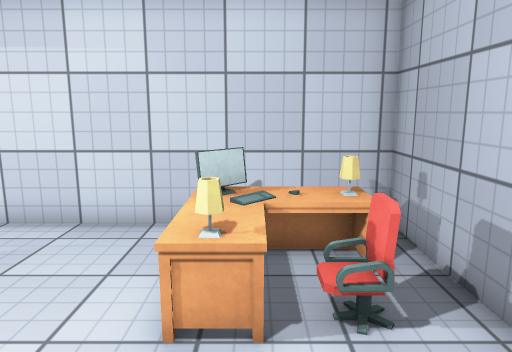
[1] (above)

16 first-person views from a walk through a scene from a Unity 3-D project. The camera is 1.5 m above the floor, tilts 10° down and sees 70° across. The floor is counted in squares, 0.6 m on a side. Each view is taken from the middle of a square. On the plan, view 1 faces up. The plan holds only what a view shows up to about 20 squares ahead; the rest is blank. The place goes on beyond the plan. The player is left out. Some animated figures are left out. Door leaves are left out, so doorways stand open. Surface patterns are stand-ins for the level's own textures.

[2]
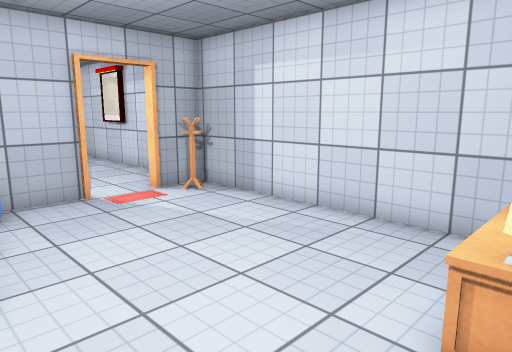

[3]
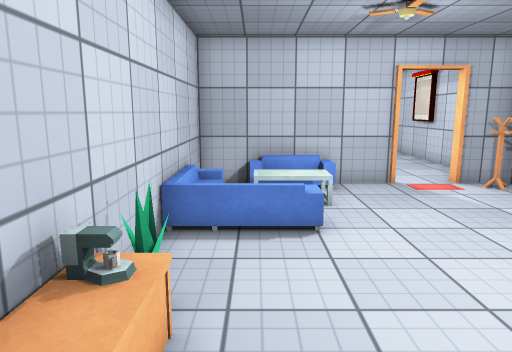

[4]
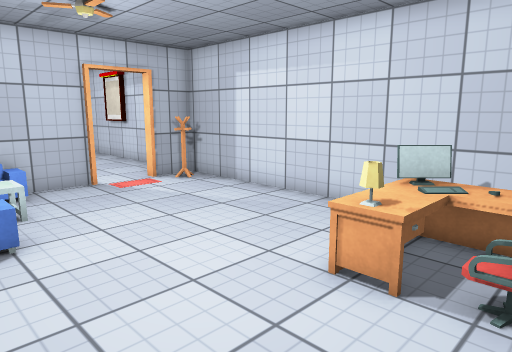

[5]
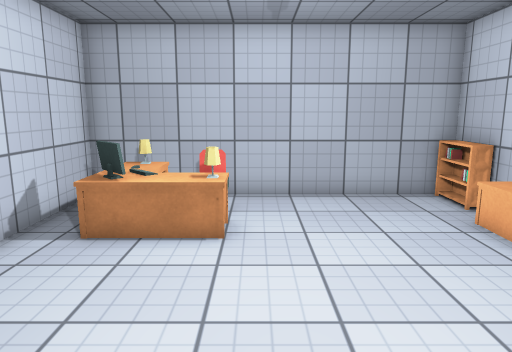

[6]
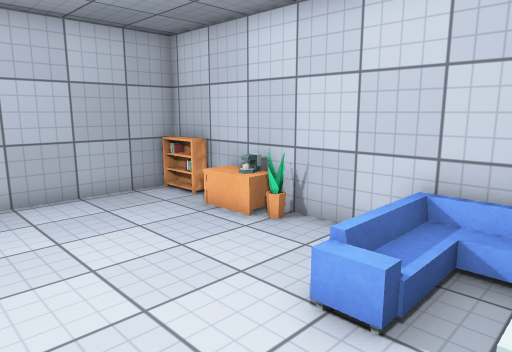

[7]
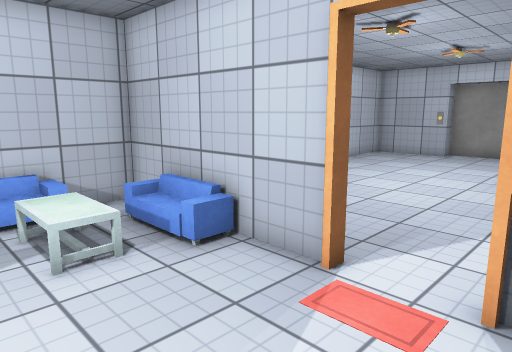

[8]
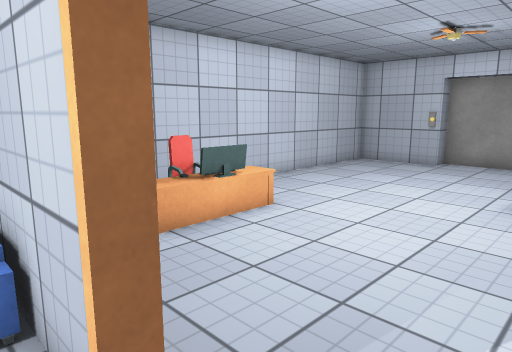

[9]
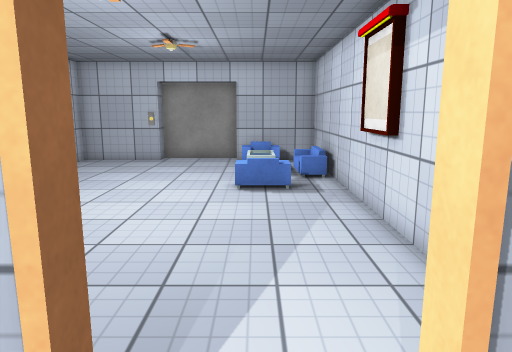

[10]
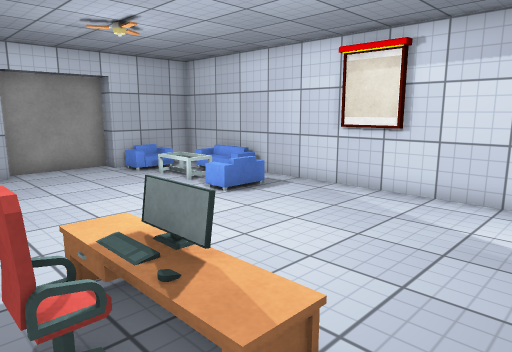

[11]
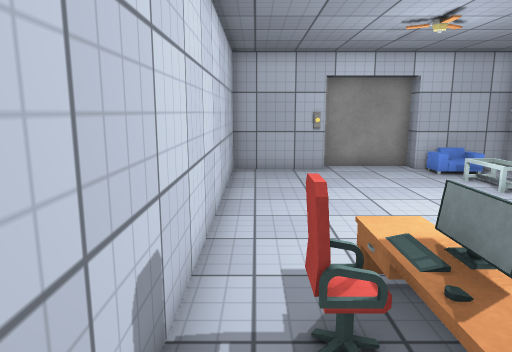

[12]
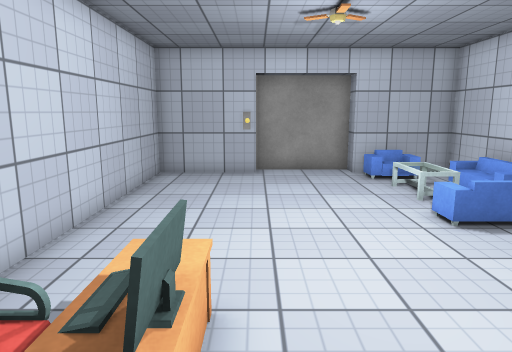

[13]
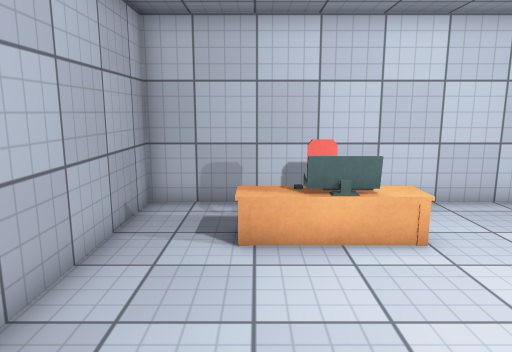

[14]
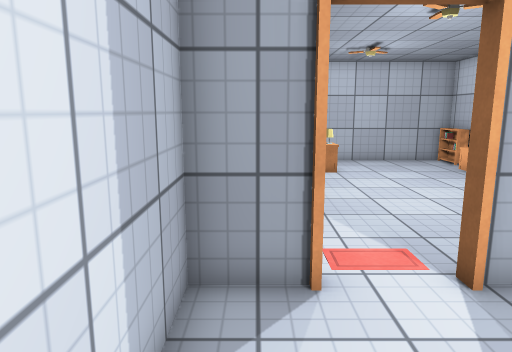

[15]
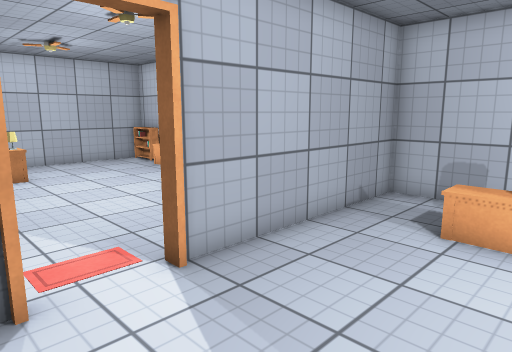

[16]
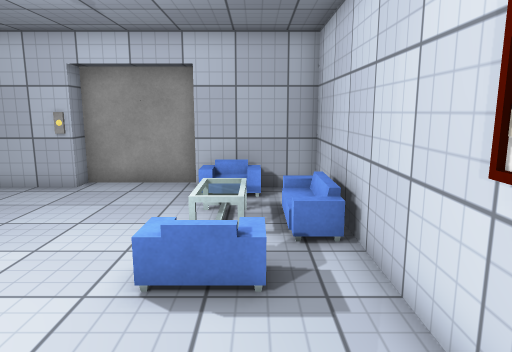

### Floor plan
Key: @ floor where view 1 was taken; # wall or solid block; . main floor; : floor 0.25 m higher than the main floor; + floor 0.5 m higher than the main floor; / step, stairs or slope; D open door; E desk; C computer; R rack; S sofa; P plant; B bookshelf; O other object.
Columns run from 29 left of view 1 to 3 right of it. Each row starts with its distance up from view 1.
  8  ################################
  7  #..OOO...........#R.........EE.#
  6  #O.....O.........D.........CCOE#
  5  #O.OO..O.........D.........EEEE#
  4 ##................D.........EEOO#
  3 #.................#.............#
  2 #.................#.............#
  1 #.................#O./..........#
  0 #O................SO.+.//....@..#
 -1 ##..........ECCE..#O./.:........#
 -2  #..........EEEE..#. //:...POEBB#
 -3  #................#############B#
 -4  ##################

Where each view was taken, in squares from view 1:
view 1: 0 up, 0 right, facing up
view 2: 0 up, 0 right, facing up-left
view 3: 1 down, 2 right, facing left
view 4: 1 down, 2 right, facing up-left
view 5: 3 up, 8 left, facing right
view 6: 4 up, 8 left, facing down-right
view 7: 7 up, 6 left, facing down-left
view 8: 6 up, 10 left, facing down-left
view 9: 5 up, 9 left, facing left
view 10: 3 down, 12 left, facing up-left
view 11: 3 down, 12 left, facing left
view 12: 0 up, 13 left, facing left
view 13: 6 up, 14 left, facing down
view 14: 7 up, 16 left, facing right
view 15: 7 up, 16 left, facing down-right
view 16: 6 up, 16 left, facing left
